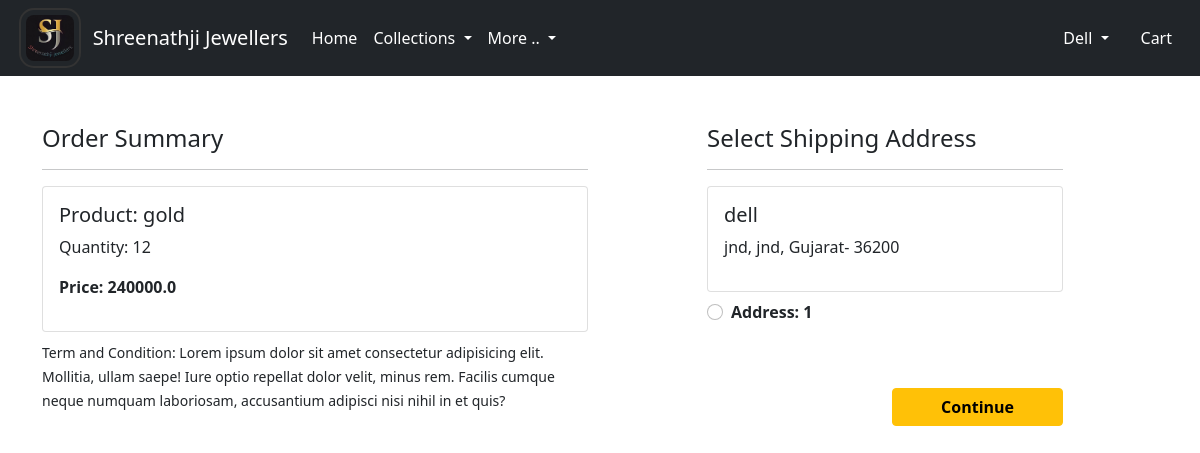
Screenshot of /checkout/ (signed in) with the database file from the repository.
### app/models.py (models this page shows, shortened)
class Cart(models.Model):
 user = models.ForeignKey(User, on_delete=models.CASCADE)
 product = models.ForeignKey(Product, on_delete=models.CASCADE)
 quantity = models.PositiveIntegerField(default=1)
 @property
 def total_cost(self):
   return self.quantity * self.product.discounted_price

class Product(models.Model):
 title = models.CharField(max_length=100)
 selling_price = models.FloatField()
 discounted_price = models.FloatField()
 description = models.TextField()
 brand = models.CharField(max_length=100)
 category = models.CharField( choices=CATEGORY_CHOICES, max_length=2)
 product_image = models.ImageField(upload_to='productimg')

class Customer(models.Model):
 user = models.ForeignKey(User, on_delete=models.CASCADE)
 name = models.CharField(max_length=200)
 locality = models.CharField(max_length=200)
 city = models.CharField(max_length=50)
 zipcode = models.IntegerField()
 state = models.CharField(choices=STATE_CHOICES, max_length=50)

### app/views.py (the view)
# urls.py: path('checkout/', views.checkout, name='checkout'),
@login_required
def checkout(request):
	user = request.user
	add = Customer.objects.filter(user=user)
	cart_items = Cart.objects.filter(user=request.user)
	return render(request, 'app/checkout.html', {'add':add, 'cart_items':cart_items})

### app/templates/app/checkout.html (shortened to what this page needs)
{% extends 'app/base.html' %}
{% load static %}
{% block main-content %}
<div class="container">
 <div class="row mt-5">
  <div class="col-sm-6">
    <h4>Order Summary</h4>
    <hr>
    {% for item in cart_items %}
      <div class="card mb-2">
        <div class="card-body">
          <h5>Product: {{item.product.title}}</h5>
          <p>Quantity: {{item.quantity}}</p>
          <p class="fw-bold">Price: {{item.total_cost}}</p>
        </div>
      </div>
    {% endfor %}
    <small>Term and Condition: Lorem ipsum dolor sit amet consectetur adipisicing elit. Mollitia, ullam saepe! Iure optio repellat dolor velit, minus rem. Facilis cumque neque numquam laboriosam, accusantium adipisci nisi nihil in et quis?</small>
  </div>
  <div class="col-sm-4 offset-sm-1">
    <h4>Select Shipping Address</h4>
    <hr>
    <form action="/paymentdone">
    {% for ad in add %}
      <div class="card">
        <div class="card-body">
        <h5>{{ad.name}}</h5>
        <p>{{ad.locality}}, {{ad.city}}, {{ad.state}}- {{ad.zipcode}}</p>
        </div>
      </div>
        <div class="form-check mt-2 mb-5">
          <input class="form-check-input" type="radio" name="custid" id="custadd{{forloop.counter}}" value="{{ad.id}}">
          <label class="form-check-label fw-bold" for="custadd{{forloop.counter}}">
            Address: {{ forloop.counter }} </label>
        </div>
      {% endfor %}
        <div class="text-end">
          <button type="submit" class="btn btn-warning mt-3 px-5 fw-bold">Continue</button>
        </div>
      </form>
    </div>
  </div>
</div>
{% endblock main-content %}

### app/templates/app/base.html (shortened to what this page needs)
<!doctype html>
{% load static %}
<html lang="en">
  <head>
    <link href="https://cdn.jsdelivr.net/npm/bootstrap@5.0.0-beta1/dist/css/bootstrap.min.css" rel="stylesheet">
    <link rel="stylesheet" href="{% static 'app/css/owl.carousel.min.css' %}">
    <link rel="stylesheet" href="{% static 'app/css/all.min.css' %}">
    <link rel="stylesheet" href="{% static 'app/css/style.css' %}">
  </head>
  <body>
    <nav class="navbar navbar-expand-lg navbar-dark bg-dark">
      &nbsp &nbsp &nbsp<img src="{% static 'app/images/logo/logo.jpeg' %}" height="60px" style="border: 2px solid #333; border-radius: 15px; padding: 5px;">
     <div class="container">
       <a class="navbar-brand" href="/">Shreenathji Jewellers</a>
       <div class="collapse navbar-collapse" id="navbarSupportedContent">
         <ul class="navbar-nav me-auto mb-2 mb-lg-0">
           <li class="nav-item">
             <a class="nav-link active" aria-current="page" href="/">Home</a>
           </li>
           <li class="nav-item dropdown">
             <a class="nav-link dropdown-toggle text-white" href="#" id="electronicsDropdown" role="button" data-bs-toggle="dropdown" aria-expanded="false">
               Collections
             </a>
           </li>
           <li class="nav-item dropdown">
            <a class="nav-link dropdown-toggle text-white" href="#" id="electronicsDropdown" role="button" data-bs-toggle="dropdown" aria-expanded="false">
              More ..
            </a>
         </ul>
         <div>
          <ul class="navbar-nav me-auto mb-2 mb-lg-0">
          {% if request.user.is_authenticated %}
           <li class="nav-item dropdown mx-2">
              <a class="nav-link dropdown-toggle text-white" href="#" id="profileDropdown" role="button" data-bs-toggle="dropdown" aria-expanded="false">
                {{request.user.username|capfirst}}
              </a>
            </li>
            <li class="nav-item mx-2">
              <a href="{% url 'showcart' %}" class="nav-link text-white"> Cart </a>
            </li>
            {% endif %}
          </ul>
         </div>
       </div>
     </div>
    </nav>
    {% block main-content %} {% endblock main-content %}
  </body>
</html>

### rows the page displays
Cart: product "gold", quantity "12", total_cost "240000.0"
Customer: name "dell", locality "jnd", city "jnd", state "Gujarat", zipcode "36200"

### other values shown
{{ request.user.username|capfirst }} "Dell"
